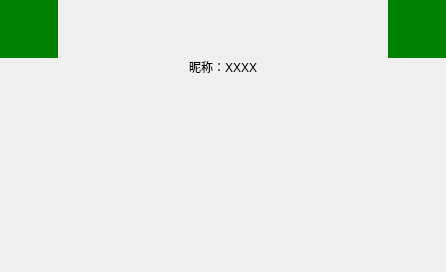
<?xml version="1.0" encoding="UTF-8"?>
<ui version="4.0">
 <class>VMgsInfoWidget</class>
 <widget class="QWidget" name="VMgsInfoWidget">
  <property name="geometry">
   <rect>
    <x>0</x>
    <y>0</y>
    <width>446</width>
    <height>272</height>
   </rect>
  </property>
  <property name="windowTitle">
   <string>VMgsInfoWidget</string>
  </property>
  <property name="styleSheet">
   <string notr="true">#widget_myLogo,#widget_userLogo
{
	background: green;
}</string>
  </property>
  <layout class="QHBoxLayout" name="horizontalLayout">
   <property name="spacing">
    <number>5</number>
   </property>
   <property name="leftMargin">
    <number>0</number>
   </property>
   <property name="topMargin">
    <number>0</number>
   </property>
   <property name="rightMargin">
    <number>0</number>
   </property>
   <property name="bottomMargin">
    <number>0</number>
   </property>
   <item>
    <layout class="QVBoxLayout" name="verticalLayout_2">
     <item>
      <widget class="QWidget" name="widget_userLogo" native="true">
       <property name="minimumSize">
        <size>
         <width>58</width>
         <height>58</height>
        </size>
       </property>
       <property name="maximumSize">
        <size>
         <width>58</width>
         <height>58</height>
        </size>
       </property>
      </widget>
     </item>
     <item>
      <spacer name="verticalSpacer_leftLogo">
       <property name="orientation">
        <enum>Qt::Vertical</enum>
       </property>
       <property name="sizeHint" stdset="0">
        <size>
         <width>20</width>
         <height>40</height>
        </size>
       </property>
      </spacer>
     </item>
    </layout>
   </item>
   <item>
    <widget class="QWidget" name="widget" native="true">
     <property name="sizePolicy">
      <sizepolicy hsizetype="Expanding" vsizetype="Preferred">
       <horstretch>0</horstretch>
       <verstretch>0</verstretch>
      </sizepolicy>
     </property>
     <layout class="QVBoxLayout" name="verticalLayout_3">
      <property name="spacing">
       <number>5</number>
      </property>
      <property name="leftMargin">
       <number>0</number>
      </property>
      <property name="topMargin">
       <number>0</number>
      </property>
      <property name="rightMargin">
       <number>0</number>
      </property>
      <property name="bottomMargin">
       <number>0</number>
      </property>
      <item>
       <layout class="QHBoxLayout" name="horizontalLayout_name">
        <property name="spacing">
         <number>0</number>
        </property>
        <item>
         <spacer name="horizontalSpacer_nameLeft">
          <property name="orientation">
           <enum>Qt::Horizontal</enum>
          </property>
          <property name="sizeHint" stdset="0">
           <size>
            <width>40</width>
            <height>20</height>
           </size>
          </property>
         </spacer>
        </item>
        <item>
         <widget class="QLabel" name="label">
          <property name="sizePolicy">
           <sizepolicy hsizetype="Preferred" vsizetype="Expanding">
            <horstretch>0</horstretch>
            <verstretch>0</verstretch>
           </sizepolicy>
          </property>
          <property name="text">
           <string>昵称：XXXX</string>
          </property>
         </widget>
        </item>
        <item>
         <spacer name="horizontalSpacer_nameRight">
          <property name="orientation">
           <enum>Qt::Horizontal</enum>
          </property>
          <property name="sizeHint" stdset="0">
           <size>
            <width>40</width>
            <height>20</height>
           </size>
          </property>
         </spacer>
        </item>
       </layout>
      </item>
      <item>
       <widget class="QWidget" name="widget_contentFrame" native="true">
        <property name="sizePolicy">
         <sizepolicy hsizetype="Preferred" vsizetype="Expanding">
          <horstretch>0</horstretch>
          <verstretch>0</verstretch>
         </sizepolicy>
        </property>
        <layout class="QHBoxLayout" name="horizontalLayout_content">
         <property name="spacing">
          <number>0</number>
         </property>
         <property name="leftMargin">
          <number>0</number>
         </property>
         <property name="topMargin">
          <number>0</number>
         </property>
         <property name="rightMargin">
          <number>0</number>
         </property>
         <property name="bottomMargin">
          <number>0</number>
         </property>
         <item>
          <spacer name="horizontalSpacer_contentLeft">
           <property name="orientation">
            <enum>Qt::Horizontal</enum>
           </property>
           <property name="sizeHint" stdset="0">
            <size>
             <width>102</width>
             <height>20</height>
            </size>
           </property>
          </spacer>
         </item>
         <item>
          <widget class="QWidget" name="widget_content" native="true">
           <property name="sizePolicy">
            <sizepolicy hsizetype="Preferred" vsizetype="Preferred">
             <horstretch>0</horstretch>
             <verstretch>0</verstretch>
            </sizepolicy>
           </property>
           <layout class="QGridLayout" name="gridLayout">
            <property name="leftMargin">
             <number>0</number>
            </property>
            <property name="topMargin">
             <number>0</number>
            </property>
            <property name="rightMargin">
             <number>0</number>
            </property>
            <property name="bottomMargin">
             <number>0</number>
            </property>
            <property name="spacing">
             <number>0</number>
            </property>
           </layout>
          </widget>
         </item>
         <item>
          <spacer name="horizontalSpacer_contentRight">
           <property name="orientation">
            <enum>Qt::Horizontal</enum>
           </property>
           <property name="sizeHint" stdset="0">
            <size>
             <width>102</width>
             <height>20</height>
            </size>
           </property>
          </spacer>
         </item>
        </layout>
       </widget>
      </item>
     </layout>
    </widget>
   </item>
   <item>
    <layout class="QVBoxLayout" name="verticalLayout">
     <item>
      <widget class="QWidget" name="widget_myLogo" native="true">
       <property name="minimumSize">
        <size>
         <width>58</width>
         <height>58</height>
        </size>
       </property>
       <property name="maximumSize">
        <size>
         <width>58</width>
         <height>58</height>
        </size>
       </property>
      </widget>
     </item>
     <item>
      <spacer name="verticalSpacer_logoRight">
       <property name="orientation">
        <enum>Qt::Vertical</enum>
       </property>
       <property name="sizeHint" stdset="0">
        <size>
         <width>20</width>
         <height>40</height>
        </size>
       </property>
      </spacer>
     </item>
    </layout>
   </item>
  </layout>
 </widget>
 <layoutdefault spacing="6" margin="11"/>
 <resources/>
 <connections/>
</ui>
